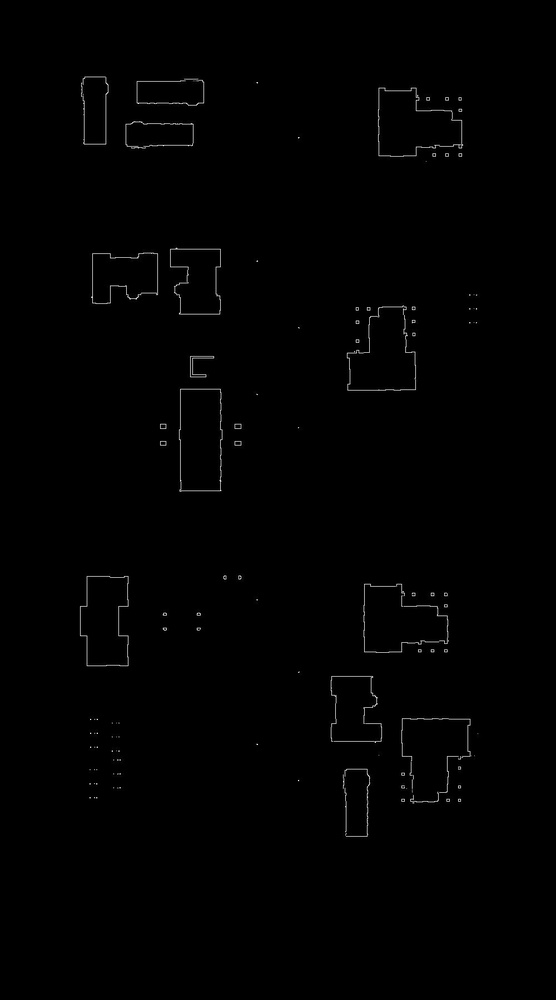
#> input picture gridmap/map/map_various_height/map_2.0.jpg, 556 x 1000 px, shrunk from 1000 x 1800 before the run
$ python bmp2npy.py map_various_height/map_2.0.jpg   (older library calls are emulated)
#> lines starting #> are read from the running program, lines starting #| are printed output that depends on the picture; after the words box and inside, x2 and y2 are one past the last pixel; in counts of white or black regions, pixels touching at a corner belong together
#!/usr/bin/python
#-*- encoding: utf8 -*-

import scipy.misc
import cv2
import sys
import numpy as np


if __name__ == '__main__':
    if len(sys.argv) != 2:
        print('Error: len(sys.argv) must be 2.')
        exit()
    bmp_name = str(sys.argv[1])
    bmp = cv2.imread(bmp_name)
#> bmp is the input picture: shape (1000, 556, 3); min 0, max 233, mean 1.3
    bmp = cv2.cvtColor(bmp, cv2.COLOR_BGR2GRAY)
#> bmp: shape (1000, 556)
    map_1_ = np.array(bmp, dtype = np.uint8)
    map_1_[map_1_>0] = 255
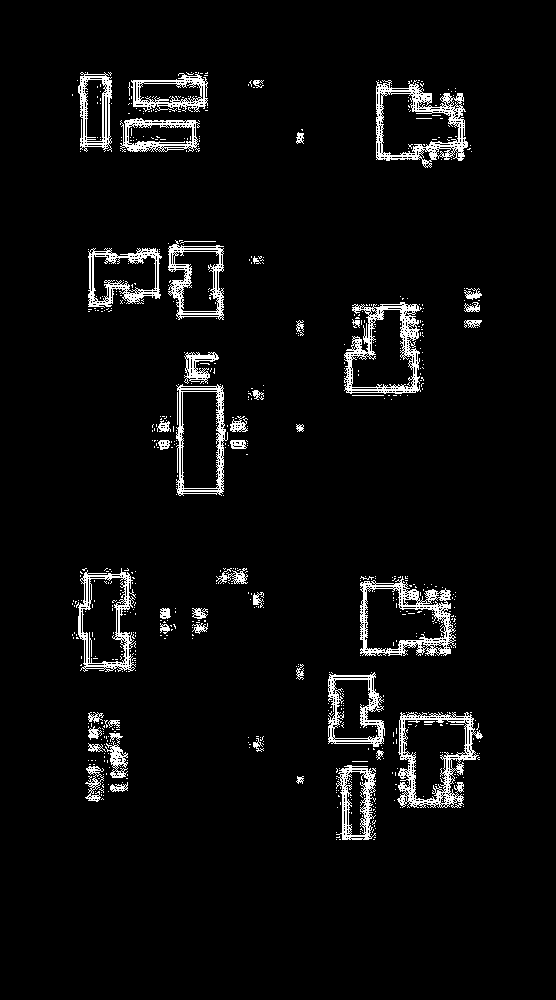
#> map_1_: shape (1000, 556); 4.6% white in thin lines or dots, all inside (x1, y1, x2, y2) = (72, 72, 483, 840)
    np.save(bmp_name[:-4]+'.npy', map_1_)
